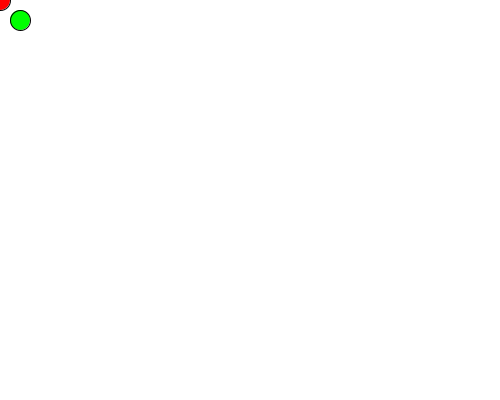
Frame 1 (no input)
Frame 60 (the mouse pressed at the canvas centre just before this capture): identical to frame 1, image omitted
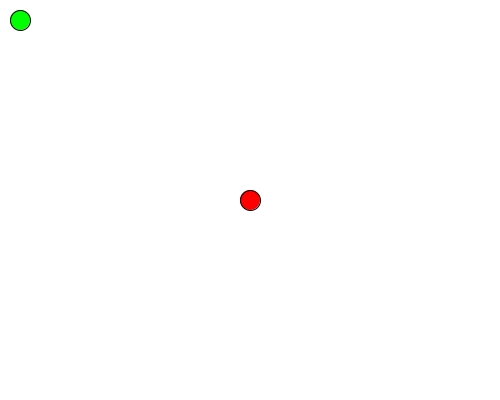
Frame 120 (the mouse held since frame 60 and released just before this capture)

The Processing sketch that drew these frames (run headless with seeded random() and noise(); from frame 60 on, the mouse is pressed at the canvas centre):

// Processing sketch: processing_127653
// ── processing_127653.pde

int x = 20;
int y = 20;
//int dx = 1
//int dy = -1
 

void setup() {  //setup function called initially, only once
  size(500, 400);
  }
 
 
//SECTION 3
void draw() {  //draw function loops 
 
    background(255);    // makes it black
 
    fill(255,0,0);
 
    ellipse(mouseX,mouseY,20,20);
 
    fill(0,255,0);
 
    ellipse(x,y,20,20);    //20,20
// y + y = dy;
 //x+x = dx;
 //if  (key == 'a')
// dy = dy-1
 
 if  (key == 's')
 y = y+1;
 
    if (key == 'd'){
        x = x+1;
    }

 
}
